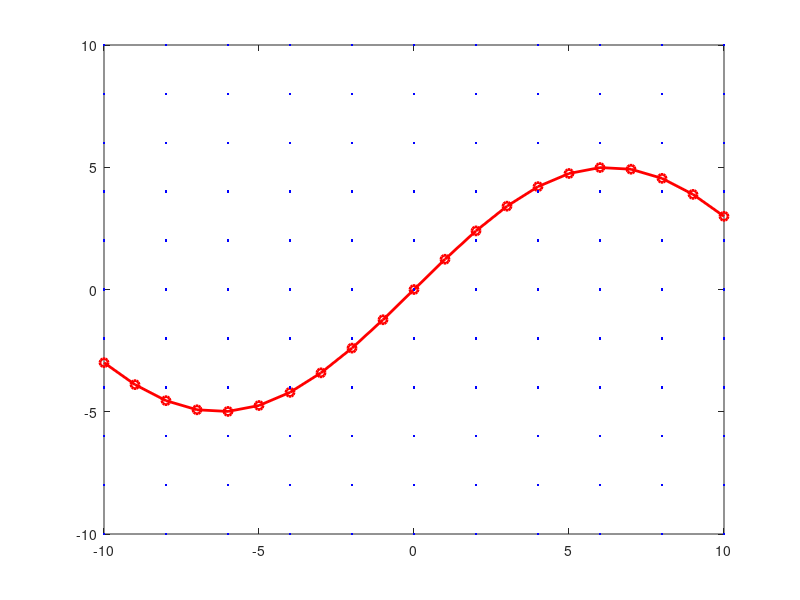

This figure's MATLAB source: (Note: this script raises an error after producing the figure.)
clc; clear; close all;

% refx = -10:10;
% refy = refx;
% refline = [refx' refy'];

% [XX,YY] = meshgrid(refx,refy);
% respts =[XX(:) YY(:)];

refx = -10:10;
% refy = -abs(refx)+10;
refy = 5*sin(refx/4);
refline = [refx' refy'];

spacer = linspace(refx(1),refx(end),11);
[XX,YY] = meshgrid(spacer,spacer);
respts =[XX(:) YY(:)];

% xpts = linspace(-4.5,4.5,7);
% ypts = ones(1,length(xpts))*5.5;
% respts = [xpts;ypts]';



plot(refx,refy,'-or','LineWidth',2)
hold on 
plot(respts(:,1),respts(:,2),'.b')
ax = gca;

[refMagnitude,refAngle,aveX,aveY] = pt2ptInfluence(respts,refline);

unitX = cosd(refAngle);
unitY = sind(refAngle);

quiver(respts(:,1),respts(:,2),unitX,unitY,0.5)
% quiver(respts(:,1),respts(:,2),aveX,aveY)
axis tight
axis equal

legend('Reference Line','Response Points','Orientation Vectors','Location','SouthOutside')
